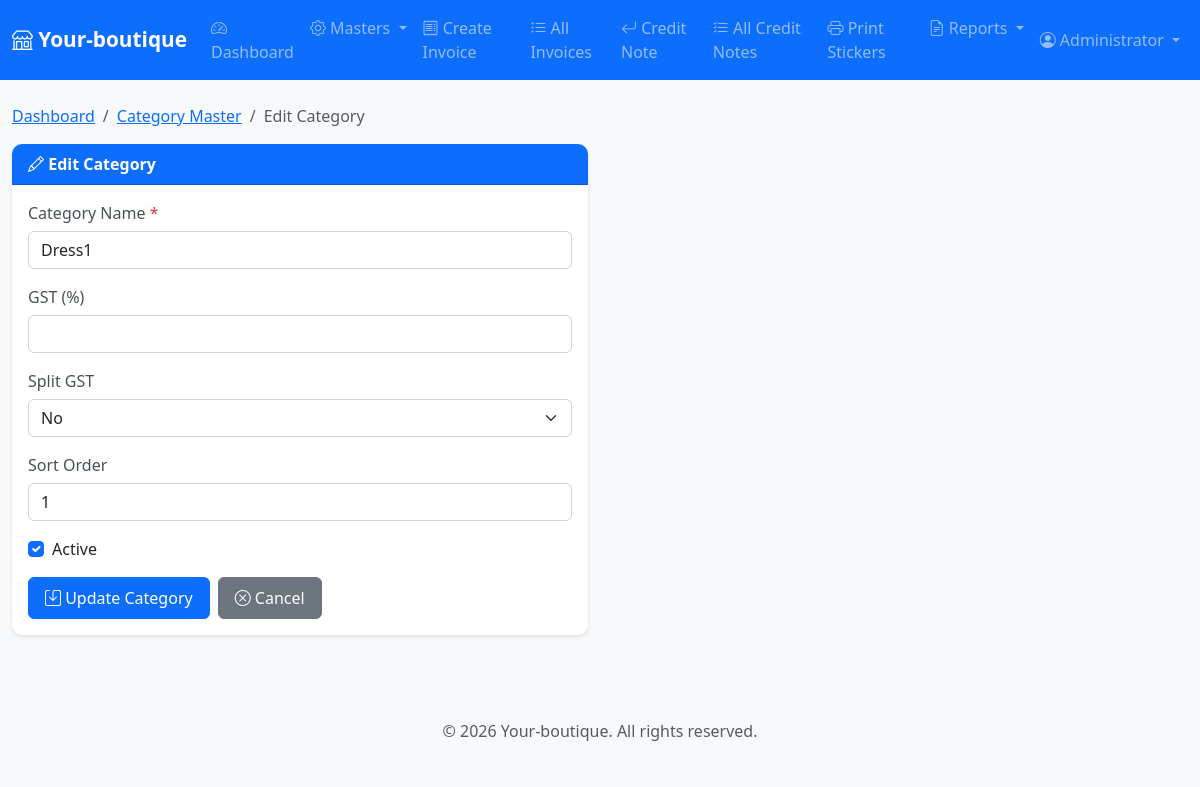
The app's page /modules/categories/edit.php?id=1 (signed in) with its own data.
### tables this page shows
CREATE TABLE `categories` (
  `id` int(11) NOT NULL,
  `category_name` varchar(100) NOT NULL,
  `sort_order` int(11) DEFAULT '0',
  `is_active` tinyint(1) DEFAULT '1',
  `created_at` timestamp NOT NULL DEFAULT CURRENT_TIMESTAMP
);

### modules/categories/edit.php (the view, shortened to what this page needs)
<?php
require_once __DIR__ . '/../../includes/header.php';
$id = intval($_GET['id'] ?? 0);
$sql = "SELECT * FROM categories WHERE id = ?";
$stmt = $conn->prepare($sql);
$stmt->bind_param('i', $id);
$stmt->execute();
$result = $stmt->get_result();
$category = $result->fetch_assoc();
?>
<div class="row">
    <div class="col-12">
        <nav aria-label="breadcrumb">
            <ol class="breadcrumb">
                <li class="breadcrumb-item"><a href="/dashboard.php">Dashboard</a></li>
                <li class="breadcrumb-item"><a href="list.php">Category Master</a></li>
                <li class="breadcrumb-item active">Edit Category</li>
            </ol>
        </nav>
    </div>
</div>
<div class="row">
    <div class="col-md-6">
        <div class="card">
            <div class="card-header">
                <i class="bi bi-pencil"></i> Edit Category
            </div>
            <div class="card-body">
                <form method="POST" action="">
                    <div class="mb-3">
                        <label for="category_name" class="form-label">Category Name <span class="text-danger">*</span></label>
                        <input type="text" class="form-control" id="category_name" name="category_name"
                               value="<?php echo htmlspecialchars($category['category_name']); ?>" required autofocus>
                    </div>
                    <div class="mb-3">
                        <label class="form-label">GST (%)</label>
                        <input type="number" step="0.01" name="gst_rate" class="form-control" value="<?php echo $category['gst_rate']; ?>">
                    </div>
                    <div class="mb-3">
                        <label class="form-label">Split GST</label>
                        <select name="is_split" class="form-select">
                            <option value="0" <?= $category['is_split']==0?'selected':'' ?>>No</option>
                        </select>
                    </div>
                    <div class="mb-3">
                        <label for="sort_order" class="form-label">Sort Order</label>
                        <input type="number" class="form-control" id="sort_order" name="sort_order"
                               value="<?php echo $category['sort_order']; ?>" min="0">
                    </div>
                    <div class="mb-3">
                        <div class="form-check">
                            <input class="form-check-input" type="checkbox" id="is_active" name="is_active"
                                   <?php echo $category['is_active'] ? 'checked' : ''; ?>>
                            <label class="form-check-label" for="is_active">
                                Active
                            </label>
                        </div>
                    </div>
                    <div class="d-flex gap-2">
                        <button type="submit" class="btn btn-primary">
                            <i class="bi bi-save"></i> Update Category
                        </button>
                        <a href="list.php" class="btn btn-secondary">
                            <i class="bi bi-x-circle"></i> Cancel
                        </a>
                    </div>
                </form>
            </div>
        </div>
    </div>
</div>
<?php require_once __DIR__ . '/../../includes/footer.php'; ?>

### assets/css/style.css (style rules this page uses)
:root { --primary-color: #0d6efd; --secondary-color: #6c757d; --success-color: #198754; --danger-color: #dc3545; --warning-color: #ffc107; }
body { font-family: 'Segoe UI', Tahoma, Geneva, Verdana, sans-serif; background-color: #f8f9fa; }
.card { border: none; border-radius: 10px; box-shadow: 0 2px 4px rgba(0,0,0,0.1); margin-bottom: 20px; }
.card-header { background-color: var(--primary-color); color: white; font-weight: 600; border-radius: 10px 10px 0 0 !important; }
.btn { border-radius: 6px; padding: 8px 16px; font-weight: 500; }
.form-control, .form-select { border-radius: 6px; border: 1px solid #ced4da; }
.form-label { font-weight: 500; color: #495057; margin-bottom: 6px; }

### records on screen
categories: category_name "Dress1", sort_order "1", is_active "☑"

### other values on screen
getUserFullName() "Administrator"
